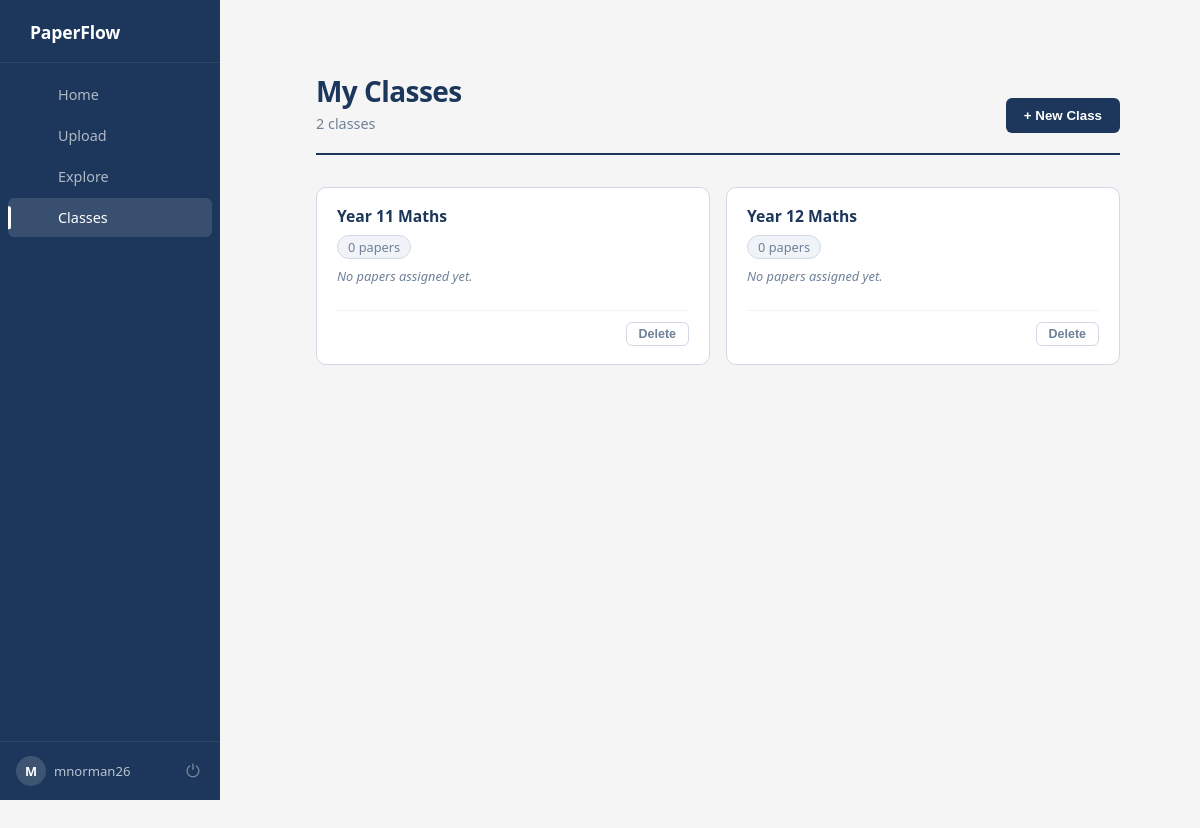
Page /classes (signed in) on the committed database.
### models.py (models this page shows)
class User(db.Model, UserMixin):
    __tablename__ = 'user'
    id = db.Column(db.Integer, primary_key=True)
    username = db.Column(db.String(150), unique=True, nullable=False)
    password_hash = db.Column(db.String(200), nullable=False)
    papers = db.relationship('UserPaper', backref='user', lazy=True)
    classes = db.relationship('Class', backref='user', lazy=True, cascade="all, delete-orphan")

class Class(db.Model):
    id = db.Column(db.Integer, primary_key=True)
    user_id = db.Column(db.Integer, db.ForeignKey('user.id'), nullable=False)
    name = db.Column(db.String(150), nullable=False)
    question_states = db.relationship('QuestionUsed', backref='class', lazy=True, cascade="all, delete-orphan")
    paper_states = db.relationship('PaperUsed', backref='class', lazy=True, cascade="all, delete-orphan")

### app.py (the view)
@app.route('/classes')
@login_required
def view_classes():
    user_classes = (
        Class.query
        .filter_by(user_id=current_user.id)
        .order_by(Class.name)
        .all()
    )
    class_papers = {}
    for cls in user_classes:
        papers = []
        for state in cls.paper_states:
            paper = PastPaper.query.get(state.paper_id)
            if paper:
                papers.append({"paper": paper, "flagged": state.flagged})
        class_papers[cls.id] = papers
    return render_template(
        'classes.html',
        user_classes=user_classes,
        class_papers=class_papers,
    )

### app.py (called while the page is built)
@login_manager.user_loader
def load_user(user_id):
    user = User.query.filter_by(id=int(user_id)).first()
    return user

@app.context_processor
def inject_user():
    return dict(user=current_user)

@app.context_processor
def utility_processor():
    return dict(format_filename=format_filename)

### templates/classes.html (shortened to what this page needs)
{% extends "base.html" %}
{% block content %}
{% from "macros.html" import flash_messages %}
<div class="index-layout">
    <div class="index-topbar">
        <div class="index-topbar-left">
            <h1>My Classes</h1>
            <p>
                {% if user_classes %}
                    {{ user_classes | length }} class{{ 'es' if user_classes | length != 1 }}
                {% else %}
                    No classes yet
                {% endif %}
            </p>
        </div>
        <a href="{{ url_for('new_class') }}">
            <button>+ New Class</button>
        </a>
    </div>
    {% if not user_classes %}
        <div class="empty-state">
            <div class="empty-icon">📂</div>
            <p>You haven't created any classes yet.</p>
            <a href="{{ url_for('new_class') }}"><button>Create your first class</button></a>
        </div>
    {% else %}
        <div class="papers-grid">
            {% for cls in user_classes %}
                {% set papers = class_papers[cls.id] %}
                {% set flagged_count = papers | selectattr('flagged') | list | length %}
                <div class="paper-card-wrapper">
                    <a href="{{ url_for('view_class', class_id=cls.id) }}" class="paper-card-link">
                        <div class="paper-card">
                            <div class="paper-card-body">
                                <h3>{{ cls.name }}</h3>
                                <div class="paper-meta">
                                    <span class="meta-pill">{{ papers | length }} paper{{ 's' if papers | length != 1 }}</span>
                                </div>
                                {% if papers %}
                                    <div style="margin-top: 10px; display: flex; flex-direction: column; gap: 4px;">
                                        {% for entry in papers[:3] %}
                                            <div style="font-size: 0.78rem; color: #6f8197; display: flex; align-items: center; gap: 6px;">
                                                <span>📄</span>
                                                <span style="overflow: hidden; text-overflow: ellipsis; white-space: nowrap;">
                                                    {{ format_filename(entry.paper.filename) }}
                                                </span>
                                                {% if entry.flagged %}
                                                    <span class="class-pill assigned" style="flex-shrink:0;">Flagged</span>
                                                {% endif %}
                                            </div>
                                        {% endfor %}
                                        {% if papers | length > 3 %}
                                            <div style="font-size: 0.75rem; color: #6f8197; font-style: italic;">
                                                + {{ papers | length - 3 }} more
                                            </div>
                                        {% endif %}
                                    </div>
                                {% else %}
                                    <p style="font-size: 0.8rem; color: #6f8197; margin-top: 8px; font-style: italic;">
                                        No papers assigned yet.
                                    </p>
                                {% endif %}
                            </div>
                            <div class="paper-card-footer">
                                <form method="POST"
                                      action="{{ url_for('delete_class', class_id=cls.id) }}"
                                      onsubmit="return confirm('Delete class \'{{ cls.name }}\'?');"
                                      onclick="event.preventDefault(); event.stopPropagation(); this.submit();">
                                    <button class="btn-card-delete" type="submit">Delete</button>
                                </form>
                            </div>
                        </div>
                    </a>
                </div>
            {% endfor %}
        </div>
    {% endif %}
</div>
{% endblock %}

### templates/base.html (shortened to what this page needs)
<!DOCTYPE html>
<html lang="en">
<head>
    <link rel="stylesheet" href="{{ url_for('static', filename='css/style.css') }}">
</head>
<body>
    <nav class="sidebar">
        <div class="brand">
            <span class="brand-name">PaperFlow</span>
        </div>
        <div class="nav-links">
            {% if current_user.is_authenticated %}
                <a href="{{ url_for('index') }}" class="nav-link {% if request.endpoint == 'index' %}active{% endif %}">
                     Home
                </a>
                <a href="{{ url_for('upload') }}" class="nav-link {% if request.endpoint == 'upload' %}active{% endif %}">
                     Upload
                </a>
                <a href="{{ url_for('explore') }}" class="nav-link {% if request.endpoint == 'explore' %}active{% endif %}">
                     Explore
                </a>
                <a href="{{ url_for('view_classes') }}" class="nav-link {% if request.endpoint == 'view_classes' %}active{% endif %}">
                     Classes
                </a>
            {% endif %}
        </div>
        {% if current_user.is_authenticated %}
        <div class="sidebar-footer">
            <div class="user-info">
                <div class="user-avatar">{{ current_user.username[0].upper() }}</div>
                <span class="user-name">{{ current_user.username }}</span>
            </div>
            <a href="{{ url_for('logout') }}" class="logout-btn" title="Logout">⏻</a>
        </div>
        {% endif %}
    </nav>
    <div class="page-content">
        <div class="main-content">
            {% block content %}{% endblock %}
        </div>
    </div>
</body>
</html>

### static/css/style.css (style rules this page uses)
html, body { height: 100%; margin: 0; font-family: 'Segoe UI', Tahoma, Geneva, Verdana, sans-serif; background-color: #f5f5f5; color: #1c375b; }
a { text-decoration: none; color: inherit; }
.sidebar { position: fixed; top: 0; left: 0; width: 220px; height: 100vh; display: flex; flex-direction: column; background-color: #1c375b; z-index: 200; }
.brand { display: flex; align-items: center; gap: 10px; padding: 20px 20px 18px; border-bottom: 1px solid rgba(255,255,255,0.08); }
.brand-name { font-size: 1.1rem; font-weight: 700; color: #fff; letter-spacing: -0.01em; }
.nav-links { flex: 1; display: flex; flex-direction: column; padding: 12px 0; gap: 2px; }
.nav-link { display: flex; align-items: center; gap: 10px; padding: 10px 12px 10px 20px; margin: 0 8px; text-decoration: none; color: rgba(255,255,255,0.65); font-size: 0.9rem; font-weight: 500; border-radius: 6px; transition: background 0.15s, color 0.15s; position: relative; }
.nav-link.active { background: rgba(255,255,255,0.12); color: #fff; }
.nav-link.active::before { content: ""; position: absolute; left: 0; top: 50%; transform: translateY(-50%); width: 3px; height: 60%; background: #fff; border-radius: 0 2px 2px 0; }
.sidebar-footer { display: flex; align-items: center; justify-content: space-between; padding: 14px 16px; border-top: 1px solid rgba(255,255,255,0.08); gap: 8px; }
.user-info { display: flex; align-items: center; gap: 8px; min-width: 0; }
.user-avatar { width: 30px; height: 30px; border-radius: 50%; background: rgba(255,255,255,0.15); color: #fff; font-size: 0.8rem; font-weight: 700; display: flex; align-items: center; justify-content: center; flex-shrink: 0; }
.user-name { font-size: 0.82rem; color: rgba(255,255,255,0.7); white-space: nowrap; overflow: hidden; text-overflow: ellipsis; }
.logout-btn { background: none; border: none; color: rgba(255,255,255,0.4); font-size: 1.1rem; cursor: pointer; padding: 4px; border-radius: 4px; transition: color 0.15s, background 0.15s; text-decoration: none; line-height: 1; flex-shrink: 0; }
.main-content { margin-left: 236px; min-height: 100vh; padding: 0; }
.page-content { padding: 36px 40px; }
button, .btn-primary { background-color: #1c375b; color: white; border: none; padding: 10px 18px; border-radius: 6px; cursor: pointer; font-weight: 600; transition: all 0.2s; text-decoration: none; display: inline-block; text-align: center; }
.btn-card-delete { background: none; border: 1px solid #d0d9e3; color: #6f8197; font-size: 0.78rem; font-weight: 600; padding: 4px 12px; border-radius: 6px; cursor: pointer; transition: background 0.15s, color 0.15s, border-color 0.15s; }
.papers-grid { display: grid; grid-template-columns: repeat(auto-fill, minmax(280px, 1fr)); gap: 16px; }
.paper-card-wrapper { position: relative; margin-bottom: 15px; }
.paper-card { background: #fff; border: 1px solid #d0d9e3; border-radius: 10px; padding: 18px 20px; display: flex; flex-direction: column; gap: 12px; height: 100%; box-sizing: border-box; position: relative; overflow: hidden; transition: transform 0.15s, box-shadow 0.15s, border-color 0.15s; }
.paper-card::before { content: ""; position: absolute; top: 0; left: 0; width: 4px; height: 100%; background: #1c375b; border-radius: 10px 0 0 10px; opacity: 0; transition: opacity 0.15s; }
.paper-card-link { text-decoration: none; display: flex; flex-direction: column; flex: 1; }
.paper-card-body { flex: 1; }
.paper-card-body h3, .paper-card h3 { margin: 0 0 8px; font-size: 0.98rem; font-weight: 600; color: #1c375b; line-height: 1.35; }
.paper-meta { display: flex; align-items: center; gap: 6px; font-size: 0.8rem; color: #6f8197; }
.meta-pill { background: #f0f3f7; border: 1px solid #d0d9e3; border-radius: 20px; padding: 2px 10px; font-weight: 500; }
.paper-card-footer { display: flex; justify-content: flex-end; padding-top: 10px; border-top: 1px solid #f0f3f7; }
:root { --vp-navy: #1c375b; --vp-slate: #6f8197; --vp-cloud: #f0f3f7; --vp-border: #dde3eb; --vp-white: #ffffff; --vp-red: #cd4236; --vp-green: #198754; --vp-accent: #2a6496; }
.index-layout { padding: 36px 40px; max-width: 960px; margin: 0 auto; }
.index-topbar { display: flex; justify-content: space-between; align-items: flex-end; margin-bottom: 32px; padding-bottom: 20px; border-bottom: 2px solid #1c375b; }
.index-topbar-left h1 { margin: 0 0 4px; font-size: 1.75rem; font-weight: 700; color: #1c375b; letter-spacing: -0.02em; }
.index-topbar-left p { margin: 0; color: #6f8197; font-size: 0.9rem; }

### rows in the picture
User: username "M", username "mnorman26"
Class: name "Year 11 Maths", papers "0", value "s"
Class: name "Year 12 Maths", papers "0", value "s"

### other values in the picture
{{ user_classes | length }} "2"
{{ 'es' if user_classes | length != 1 }} "es"
